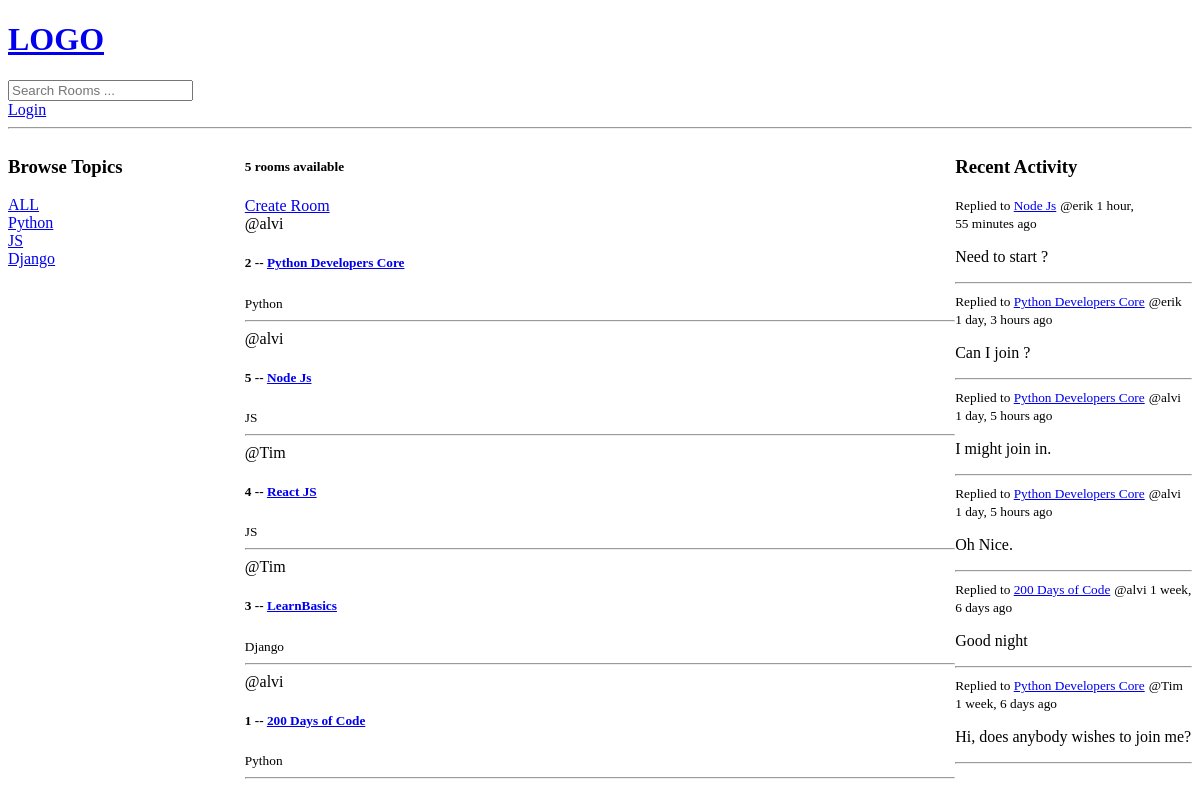
Before: / with the older database file.
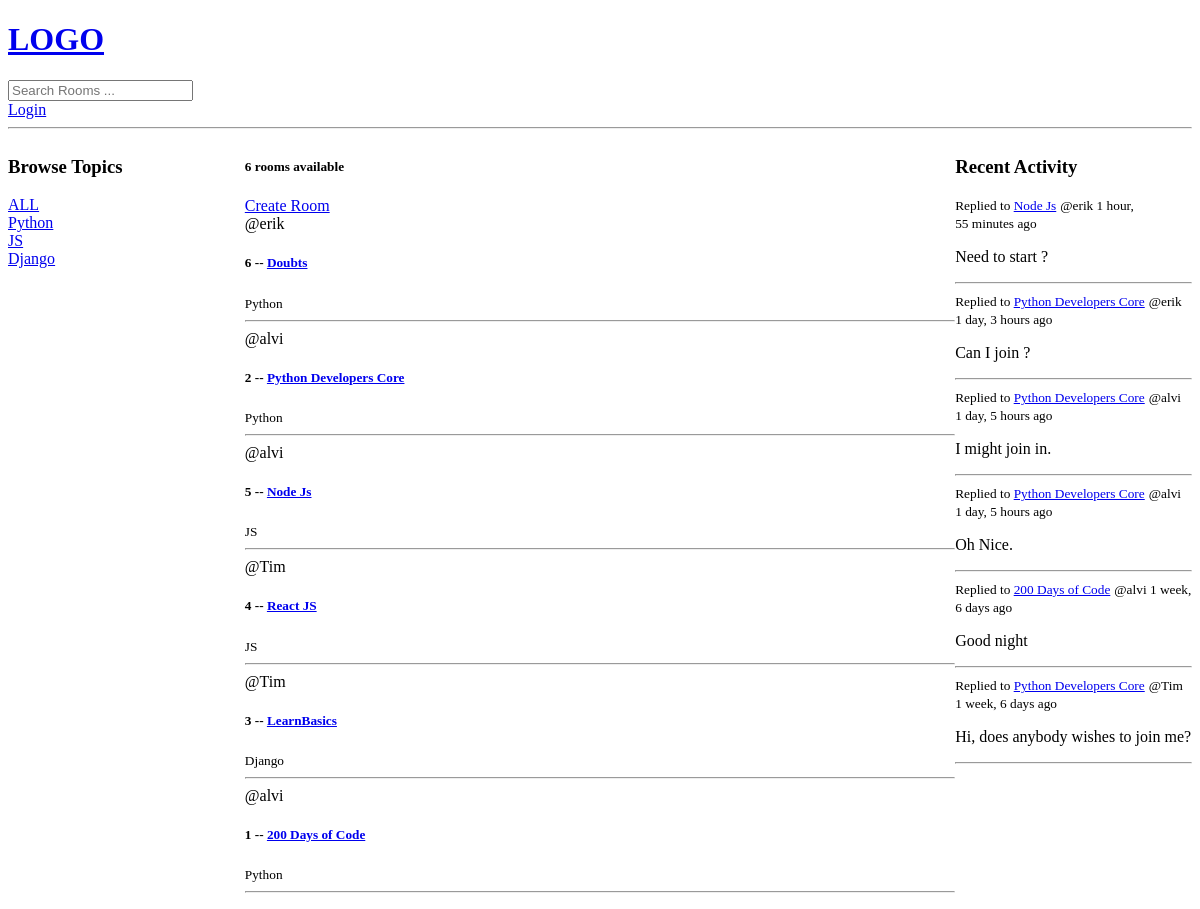
After: the same page with the newer database file.
### base/models.py (models this page shows, shortened)
class Topic(models.Model):
    name = models.CharField(max_length = 200)

class Room(models.Model):
    host =  models.ForeignKey(User,on_delete = models.SET_NULL,null=True)
    topic = models.ForeignKey(Topic,on_delete = models.SET_NULL,null=True)# allowing empty values in DB
    name = models.CharField(max_length=200)
    description = models.TextField(null = True,blank = True) # Null is for databse having empty, blacnk is for form field
    participants = models.ManyToManyField(User,related_name="participants",blank=True) # If you comment on something
    updated = models.DateTimeField(auto_now=True) # Latest Interaction captured
    created = models.DateTimeField(auto_now_add=True) # First Interaction captured
    class Meta:
        ordering = ['-updated','-created'] # Negative for inverse ordering

class Message(models.Model):# Many to 1 with Room
    user = models.ForeignKey(User,on_delete = models.CASCADE)
    room = models.ForeignKey(Room,on_delete = models.CASCADE)# if ROOM is deleted message is also deleted
    body = models.TextField()
    updated = models.DateTimeField(auto_now=True) # Latest Interaction captured
    created = models.DateTimeField(auto_now_add=True) # First Interaction captured
    class Meta:
        ordering = ['-updated','-created'] # Negative for inverse ordering
    def __str__(self): # TO represent only the first 50 characters
        return self.body[:50]

### base/views.py (the view)
# urls.py: 2. Add a URL to urlpatterns:  path('', views.home, name='home')
def home(request):
    q = request.GET.get('q')# To retieve the querried parameter
    if not q:
        q=''
    rooms = Room.objects.filter(
        Q(topic__name__icontains=q) |#OR
        Q(name__icontains=q) |
        Q(description__icontains=q)
        )# __ Query to the Parent
    room_count = rooms.count()# Method to retrieve value based on fiter and its faster than len
    topics = Topic.objects.all()# To retrieve the topics
    room_messages = Message.objects.filter(Q(room__topic__name__icontains=q))#all()#.order_by('-created')# To retrieve all the messages for a particular room
    context = {'rooms' : rooms,
               'topics': topics,
               'room_count':room_count,
               'room_messages':room_messages,
                }
    return render(request,'base/home.html',context) # Passing dictionary key value pair

### base/templates/base/home.html (shortened to what this page needs)
{% extends "main.html" %}
{% block content %}
<div class="home-container">
<div>
    {% include 'base/topics_component.html' %}
</div>
<div>
    {% include 'base/feed_component.html' %}
</div>
<div>
    {% include 'base/activity_component.html' %}
</div>
</div>
{% endblock %}

### base/templates/base/topics_component.html
<h3>Browse Topics</h3>
    <div>
        <a href = "{% url 'home' %}">ALL</a>
    </div>
    {% for topic in topics %}
        <div>
            <a href = "{% url 'home' %}?q={{topic.name}}">{{topic.name}}</a>
        </div>
    {% endfor %}

### base/templates/base/feed_component.html (shortened to what this page needs)
<h5>{{room_count}} rooms available</h5>
<a href="{% url 'create-room' %}">Create Room</a>
<div>
{% for room in rooms %}
    <div>
            <span>@{{room.host.username}}</span>
            <br>
            <h5>{{room.id}} -- <a href="{% url 'room' room.id %}">{{room.name}}</a></h5>
            <small>{{room.topic.name}}</small>
            <hr>
    </div>
{% endfor %}
</div>

### base/templates/base/activity_component.html (shortened to what this page needs)
<h3>Recent Activity</h3>
    {% for message in room_messages %}
        <div>
            <small>Replied to <a href="{% url 'room' message.room.id %}">{{message.room.name}}</a></small>
            <small>@{{message.user}} {{message.created|timesince}} ago</small>
            <p>{{message}}</p>
            <hr>
        </div>
    {% endfor %}

Changed rows visible on the page:
added Room: host.username "erik", id "6", name "Doubts", topic.name "Python"
Other visible differences:
{{ room_count }}: "5" → "6"
